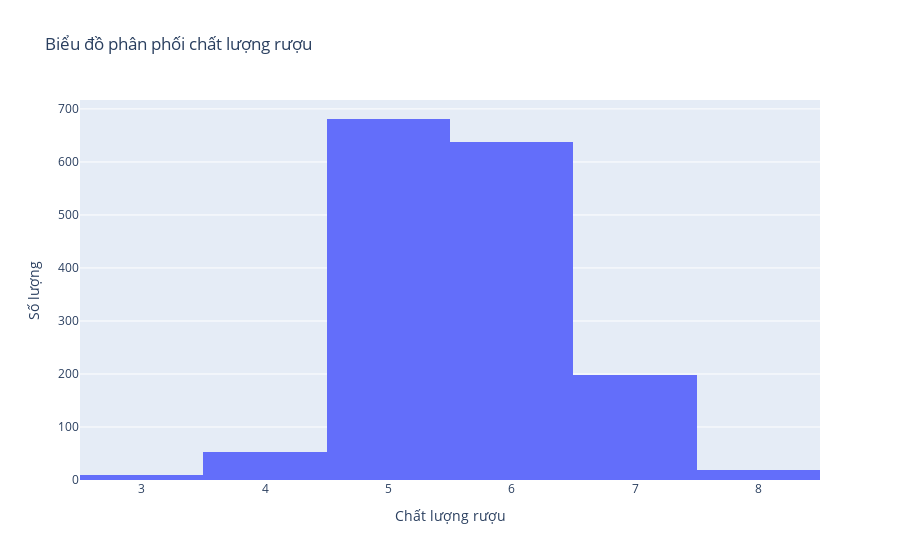

Write notebook code for a chart like this one.
### Code cell
fig = px.histogram(df,x='quality', 
                   labels={'quality': 'Chất lượng rượu', 'count': 'Số lượng'},
                   title="Biểu đồ phân phối chất lượng rượu")
fig.update_yaxes(title="Số lượng")
fig.update_traces(
    hovertemplate="Chất lượng rượu = %{x}<br>Số lượng = %{y}"
)
fig.show()

### Figure 1 — Plotly figure (JSON) as saved in the notebook; plotly's stock layout.template omitted (floating-point values rounded to 4 significant figures; data arrays with more than 128 entries replaced by an {"elided": "..."} marker saying what was removed)
{"data": [{"bingroup": "x", "hovertemplate": "Chất lượng rượu = %{x}<br>Số lượng = %{y}", "legendgroup": "", "marker": {"color": "#636efa", "pattern": {"shape": ""}}, "name": "", "orientation": "v", "showlegend": false, "type": "histogram", "x": {"elided": "1599 int values"}, "xaxis": "x", "yaxis": "y"}], "layout": {"barmode": "relative", "legend": {"tracegroupgap": 0}, "title": {"text": "Biểu đồ phân phối chất lượng rượu"}, "xaxis": {"anchor": "y", "domain": [0, 1], "title": {"text": "Chất lượng rượu"}}, "yaxis": {"anchor": "x", "domain": [0, 1], "title": {"text": "Số lượng"}}}}
